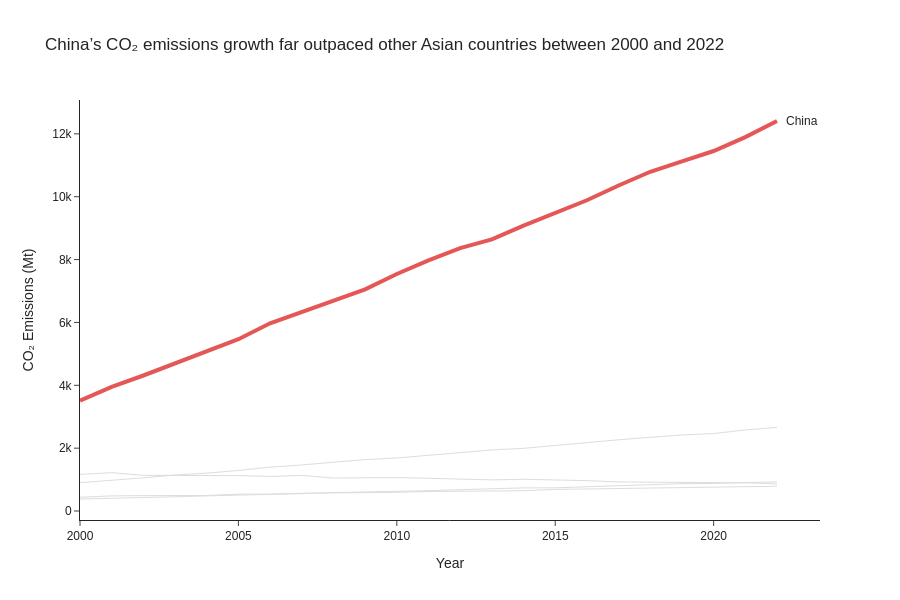

Write notebook code for a chart like this one.
### Markdown cell above
---
## Task 1 — Multi-Series Line Chart with Highlight

**What to build:** A line chart showing CO2 emissions over time for **all Asian countries** in the dataset, with one country highlighted.

**Requirements:**
- All countries shown (for context), but only **one highlighted in colour** — your choice which
- All other lines in grey (#DDDDDD), thinner
- Highlighted country **labelled directly** at the end of its line (not in a legend)
- Insight title that names the highlighted country and its story

> 💡 `df[df['Region'] == 'Asia']` to filter; use `go.Figure()` with a loop for per-country control

### Code cell
# Task 1 — Multi-series line with highlight
# YOUR CODE HERE
import pandas as pd
import plotly.graph_objects as go

# Filter Asia
asia = df[df['Region'] == 'Asia']

highlight_country = 'China'

fig = go.Figure()

# Background lines
for country in asia['Country'].unique():

    country_df = asia[asia['Country'] == country].sort_values('Year')

    if country != highlight_country:
        fig.add_trace(
            go.Scatter(
                x=country_df['Year'],
                y=country_df['CO2_Mt'],
                mode='lines',
                line=dict(color='#DDDDDD', width=1),
                hoverinfo='skip',
                showlegend=False
            )
        )

# Highlight line
china = asia[asia['Country'] == highlight_country].sort_values('Year')

fig.add_trace(
    go.Scatter(
        x=china['Year'],
        y=china['CO2_Mt'],
        mode='lines',
        line=dict(color='#E45756', width=4),
        showlegend=False
    )
)

# Direct label at end
fig.add_annotation(
    x=china['Year'].iloc[-1],
    y=china['CO2_Mt'].iloc[-1],
    text='China',
    showarrow=False,
    xshift=25,
    font=dict(size=12)
)

fig.update_layout(
    title='China’s CO₂ emissions growth far outpaced other Asian countries between 2000 and 2022',
    template='simple_white',
    font=dict(family='Arial'),
    xaxis_title='Year',
    yaxis_title='CO₂ Emissions (Mt)',
    height=600
)

fig.update_xaxes(showgrid=False)
fig.update_yaxes(gridcolor='#EEEEEE')

fig.show()

### Figure 1 — Plotly figure (JSON) as saved in the notebook; plotly's stock layout.template omitted (floating-point values rounded to 4 significant figures)
{"data": [{"hoverinfo": "skip", "line": {"color": "#DDDDDD", "width": 1}, "mode": "lines", "showlegend": false, "type": "scatter", "x": [2000, 2001, 2002, 2003, 2004, 2005, 2006, 2007, 2008, 2009, 2010, 2011, 2012, 2013, 2014, 2015, 2016, 2017, 2018, 2019, 2020, 2021, 2022], "y": [901.6, 974.6, 1056.0, 1146.0, 1205.0, 1291.0, 1396.0, 1466.0, 1542.0, 1637.0, 1687.0, 1774.0, 1865.0, 1945.0, 1994.0, 2092.0, 2177.0, 2267.0, 2345.0, 2419.0, 2466.0, 2580.0, 2661.0]}, {"hoverinfo": "skip", "line": {"color": "#DDDDDD", "width": 1}, "mode": "lines", "showlegend": false, "type": "scatter", "x": [2000, 2001, 2002, 2003, 2004, 2005, 2006, 2007, 2008, 2009, 2010, 2011, 2012, 2013, 2014, 2015, 2016, 2017, 2018, 2019, 2020, 2021, 2022], "y": [1166.0, 1220.0, 1136.0, 1131.0, 1151.0, 1127.0, 1101.0, 1133.0, 1050.0, 1061.0, 1064.0, 1042.0, 1005.0, 990.9, 1010.0, 996.6, 967.4, 925.1, 916.6, 914.5, 902.8, 898.1, 865.1]}, {"hoverinfo": "skip", "line": {"color": "#DDDDDD", "width": 1}, "mode": "lines", "showlegend": false, "type": "scatter", "x": [2000, 2001, 2002, 2003, 2004, 2005, 2006, 2007, 2008, 2009, 2010, 2011, 2012, 2013, 2014, 2015, 2016, 2017, 2018, 2019, 2020, 2021, 2022], "y": [438.1, 481.5, 490.6, 490.8, 494.6, 537.2, 539.0, 566.1, 570.0, 585.4, 595.9, 620.6, 631.1, 649.6, 646.2, 686.5, 704.0, 706.0, 738.5, 750.8, 755.8, 777.3, 789.5]}, {"hoverinfo": "skip", "line": {"color": "#DDDDDD", "width": 1}, "mode": "lines", "showlegend": false, "type": "scatter", "x": [2000, 2001, 2002, 2003, 2004, 2005, 2006, 2007, 2008, 2009, 2010, 2011, 2012, 2013, 2014, 2015, 2016, 2017, 2018, 2019, 2020, 2021, 2022], "y": [382.8, 400.4, 430.7, 453.8, 482.6, 501.9, 533.0, 551.8, 586.6, 602.5, 614.5, 647.3, 680.1, 717.7, 736.3, 738.2, 768.8, 813.7, 834.8, 872.3, 876.5, 898.5, 930.5]}, {"line": {"color": "#E45756", "width": 4}, "mode": "lines", "showlegend": false, "type": "scatter", "x": [2000, 2001, 2002, 2003, 2004, 2005, 2006, 2007, 2008, 2009, 2010, 2011, 2012, 2013, 2014, 2015, 2016, 2017, 2018, 2019, 2020, 2021, 2022], "y": [3514.0, 3952.0, 4312.0, 4692.0, 5079.0, 5468.0, 5974.0, 6323.0, 6673.0, 7053.0, 7543.0, 7972.0, 8365.0, 8641.0, 9078.0, 9466.0, 9887.0, 10360.0, 10790.0, 11130.0, 11450.0, 11900.0, 12410.0]}], "layout": {"annotations": [{"font": {"size": 12}, "showarrow": false, "text": "China", "x": 2022, "xshift": 25, "y": 12410.0}], "font": {"family": "Arial"}, "height": 600, "title": {"text": "China’s CO₂ emissions growth far outpaced other Asian countries between 2000 and 2022"}, "xaxis": {"showgrid": false, "title": {"text": "Year"}}, "yaxis": {"gridcolor": "#EEEEEE", "title": {"text": "CO₂ Emissions (Mt)"}}}}
